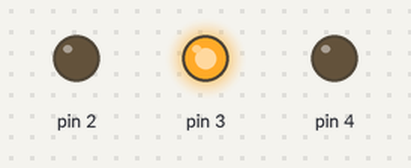
Bench run of a sketch on a simulated Arduino Uno, built with avr-gcc and run on an emulated ATmega328P. Shown: output pins drawn as LEDs (lit = HIGH).

Above: at 0.37 s.
At 0.7 s:
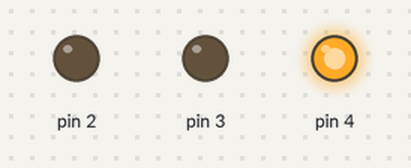
At 2.37 s:
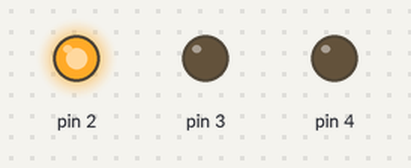
At 4.1 s:
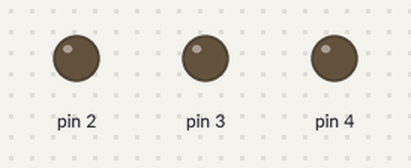
Timing chart, 0 to 5.2 s (numbered marks = the images above):
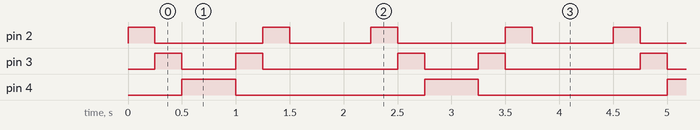

The sketch:

Tugas_2_Mikroprosesor_dan_Interface.ino
```cpp
void setup() {
  for(int LED = 2; LED<=4; LED++){
    pinMode(LED, OUTPUT);
  }
}
void loop() {
for(int LED = 2; LED<=4; LED++){
  digitalWrite(LED, HIGH);
  delay(250);
  digitalWrite(LED, LOW);
}

for(int LED = 4; LED<=2; LED++){
  digitalWrite(LED,LOW);
  delay(250);
}

for(int LED =4; LED>=2; LED--){
  digitalWrite(LED,HIGH);
  delay(250);
  digitalWrite(LED,LOW);
}
for(int LED = 2; LED<=4; LED++){
  digitalWrite(LED,LOW);
  delay(250);
}
}
```

Measured:
- by itself, pin 2: repeats every 2.3 s: LOW 1.0 s, HIGH 0.25 s, LOW 0.75 s, HIGH 0.25 s
- by itself, pin 3: repeats every 2.3 s: LOW 0.50 s, HIGH 0.25 s, LOW 1.3 s, HIGH 0.25 s
- by itself, pin 4: alternates HIGH for 0.50 s and LOW for 1.8 s
